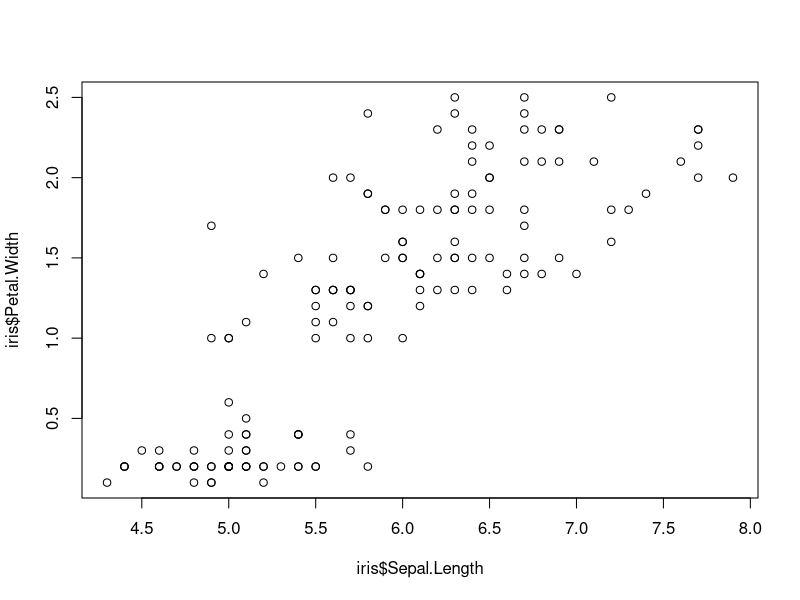
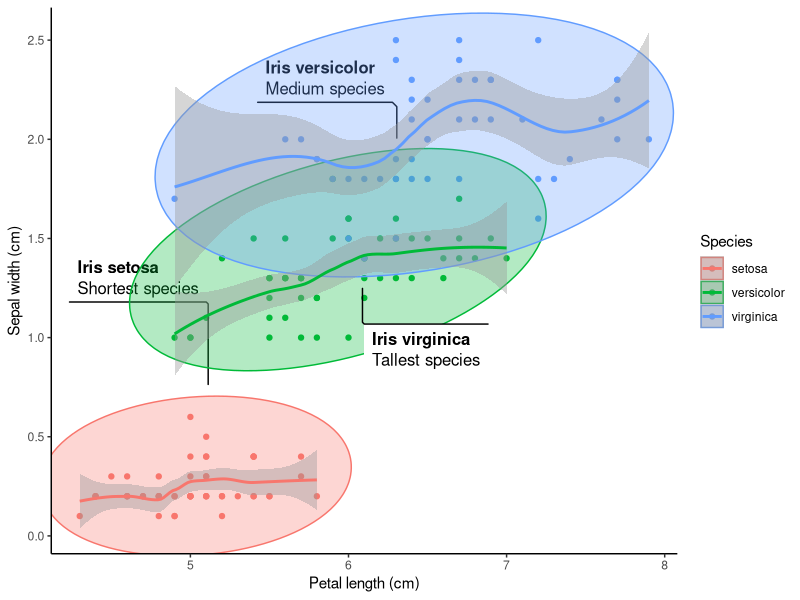
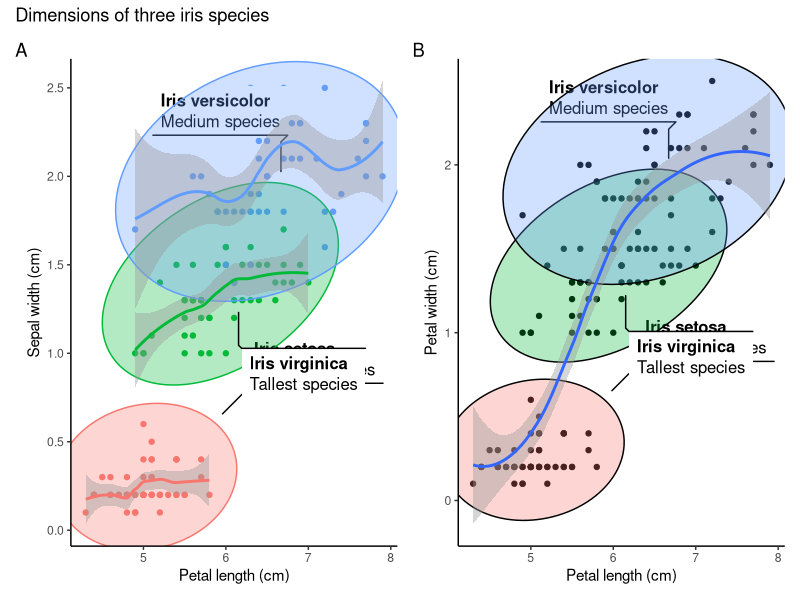
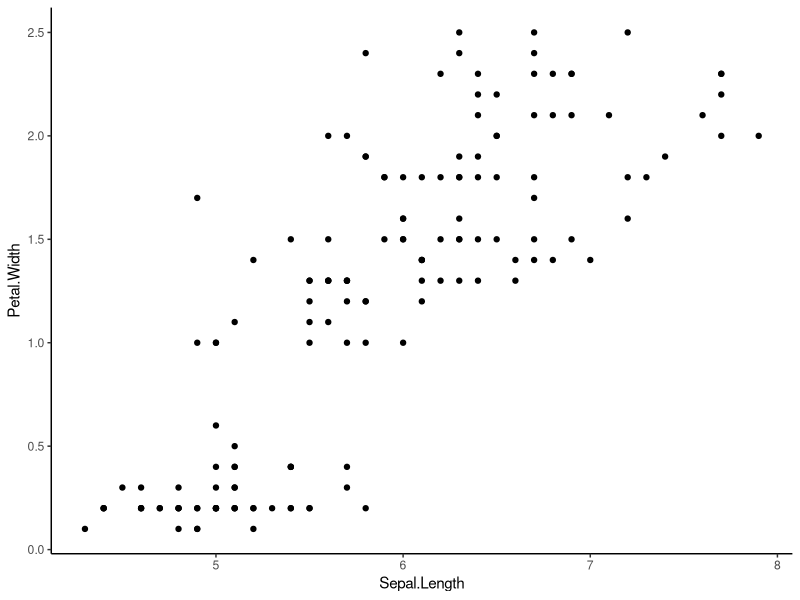
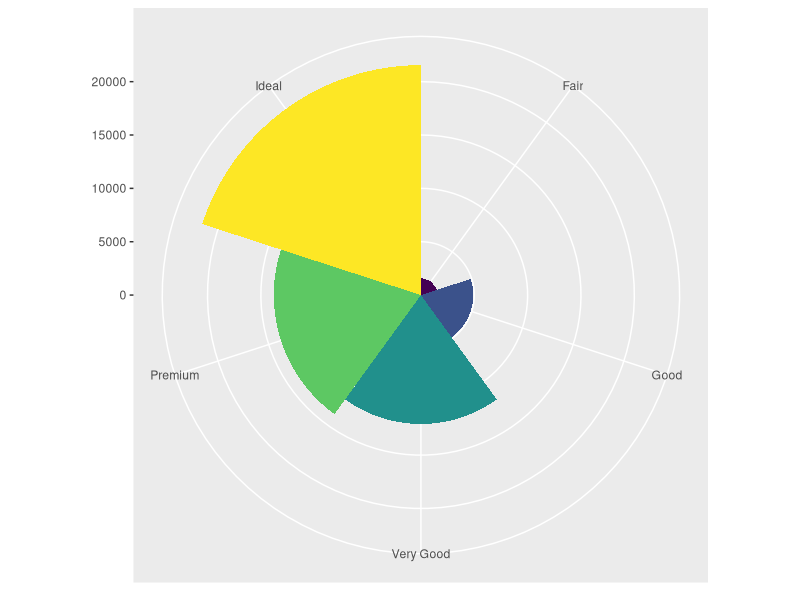
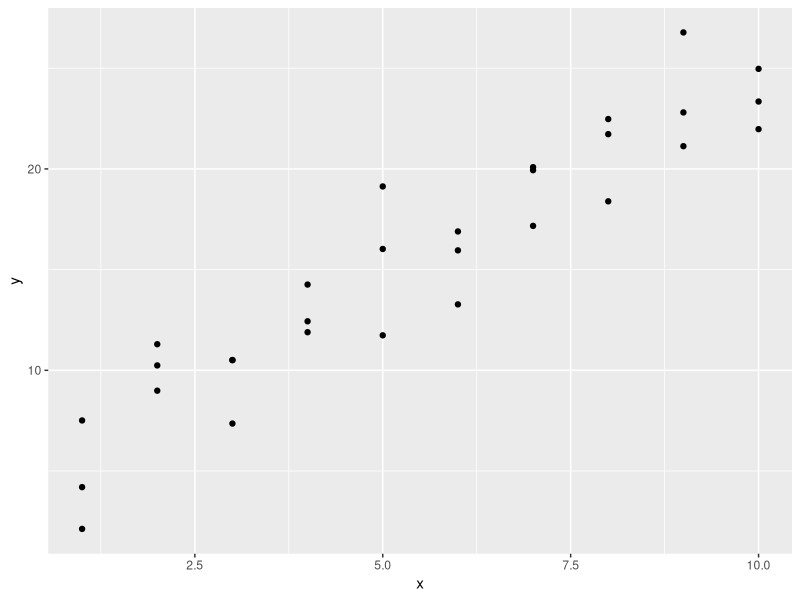
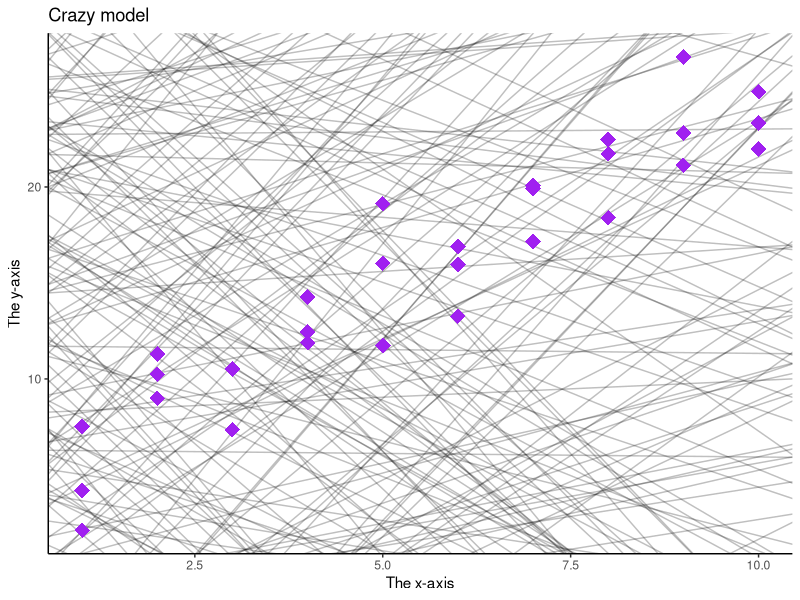

R code for these plots, in order:
# IRIS PLOT ----

# I will use three packages in this plotting exercise

# Install them in case you still don't have them already

# install.packages("patchwork")
# install.packages("ggforce")
# install.packages("ggplot2")

# Let me load the packages using library() function.

library(patchwork)
library(ggforce)
library(ggplot2)
library(tidyverse)
library(modelr)

str(iris) # Checking the structure of the dataset. Returned in Console.

plot(iris$Sepal.Length, iris$Petal.Width) # Basic plot within the R base.

# Creating the first plot of the iris data.

separate_smooth <- ggplot(data = iris,    # Specifying the data to be plotted.
       mapping = aes(x = Sepal.Length,    # Stating the axes data.
                     y = Petal.Width,
                     color = Species)) +  # Ensuring points are colored by spp.
  geom_point() +                          # Deciding the plotting geometry.
  labs(x = "Petal length (cm)",           # Specifying the axes labels.
       y = "Sepal width (cm)") +
  geom_mark_ellipse(aes(fill = Species,   # Adding ellipses for the spps.
                        filter = Species == "setosa",
                        label = "Iris setosa",
                        description = "Shortest species")) +
  geom_mark_ellipse(aes(fill = Species,
                        filter = Species == "versicolor",
                        label = "Iris versicolor",
                        description = "Medium species")) +
  geom_mark_ellipse(aes(fill = Species,
                        filter = Species == "virginica",
                        label = "Iris virginica",
                        description = "Tallest species")) +
  theme_classic() +                      # Having publication ready background.
  geom_smooth()
# Adding smooth line around 95% level.
separate_smooth

# In the above plot, having color within the aes() breakes the data into 
# species-wise groups. Meaning each species group will be smoothed separately.

uniform_smooth <- ggplot(data = iris,
                         mapping = aes(x = Sepal.Length,
                                       y = Petal.Width)) + # Note no color here.
  geom_point() +
  labs(x = "Petal length (cm)",
       y = "Petal width (cm)") +
  geom_mark_ellipse(aes(fill = Species,
                        filter = Species == "setosa",
                        label = "Iris setosa",
                        description = "Shortest species")) +
  geom_mark_ellipse(aes(fill = Species,
                        filter = Species == "versicolor",
                        label = "Iris versicolor",
                        description = "Medium species")) +
  geom_mark_ellipse(aes(fill = Species,
                        filter = Species == "virginica",
                        label = "Iris virginica",
                        description = "Tallest species")) +
  theme_classic() +
  geom_smooth()

# Avoiding the color parameter in the aes() ensures all species are considered
# together in the subsequent layers arguments. No grouping by species.

# Patchwork package allows for addition of two plots by their object names.
# The addition is so simple, just relying on the plus (+) operator.

combined_plots <- separate_smooth + uniform_smooth # Adding plots.

# Now I want to give the plots title and tags or labels to identify them

combined_plots_labeled <- combined_plots +
  plot_annotation(
    title = "Dimensions of three iris species", # Title of both plots.
    tag_levels = "A" # Indicates that the plots will be labelled A, B, C etc.
  ) # This makes the first plot to be A and the next to be B. Checking on 
# documentation will help know more arguments in this function.

# Now I want to remove the legends since the species labels are visible

combined_plots_labeled_no_legend <- combined_plots_labeled &
  theme(legend.position = "none") # Removes legends from the plots.

combined_plots_labeled_no_legend # This will print out the final product.

# Showing that in ggplot2 we can use & instead of plus (+)
library(ggplot2)
attach(iris)

ggplot(data = iris, mapping = aes(x = Sepal.Length, y = Petal.Width)) +
  geom_point() +
  theme_classic()
head(iris)

# I think it has taken me a long time to know this.
# I used ggplot2:: so that I can be sure that the & is supported by ggplot2 and 
# not any other loaded packages such ggforce and patchwork.

ggplot(data = diamonds) +
  geom_bar(mapping = aes(x = cut, fill = cut), show.legend = FALSE, width = 1) +
  theme(aspect.ratio = 1) +
  labs(x = NULL, y = NULL) +
  coord_polar() # coord_flip() can also work well with the data depending on need.
  
# Cool/crazy plot with modelr 

library(modelr)
options(na.action = na.warn)

ggplot(data = sim1, mapping = aes(x = x, y = y)) +
  geom_point() # There is some visible correlation between the variables

models <- tibble(
  a1 = runif(250, -20, 40),
  a2 = runif(250, -5, 5)
)

ggplot(data = sim1, mapping = aes(x = x, y =y)) +
  geom_abline(mapping = aes(intercept = a1, slope = a2),
              data = models, alpha = 1/4) +
  geom_point(col = 'purple', pch = 18, size = 5) +
  labs(x = 'The x-axis', y = 'The y-axis', title = 'Crazy model') +
  theme_classic()
